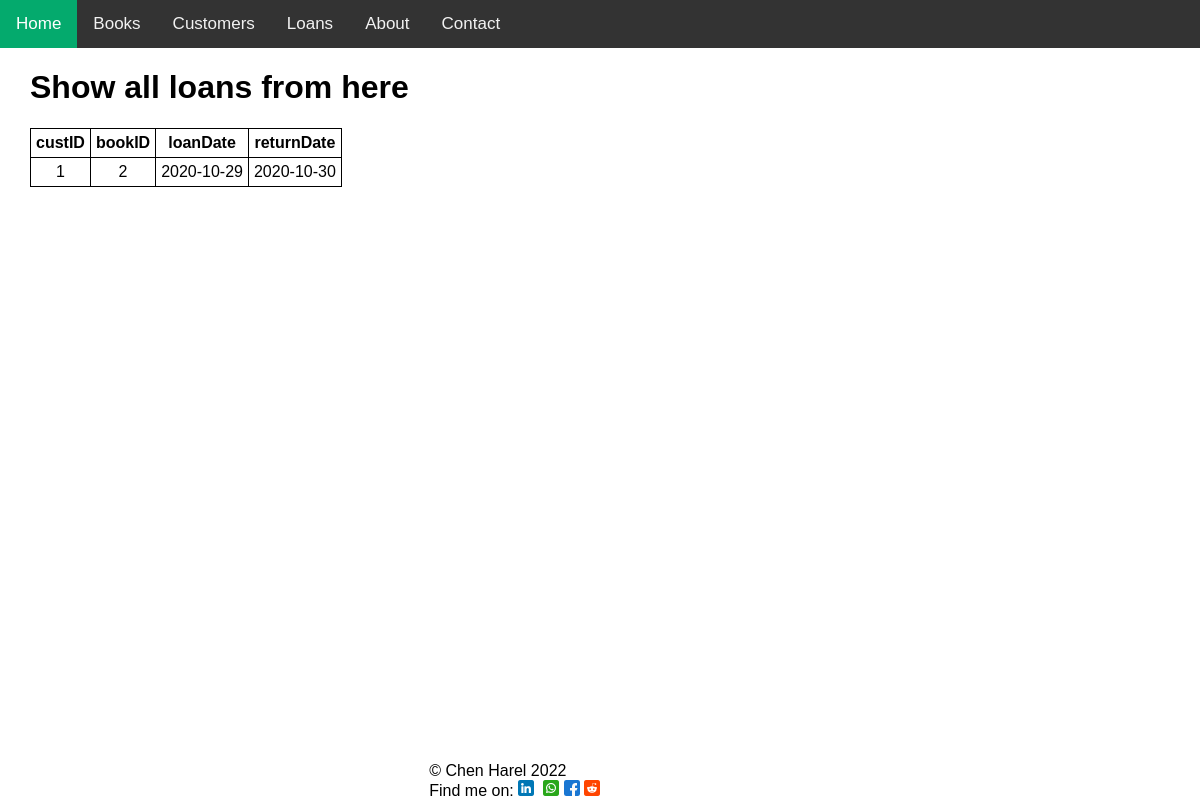
The page /loans/showAllLoans on the database as committed earlier.
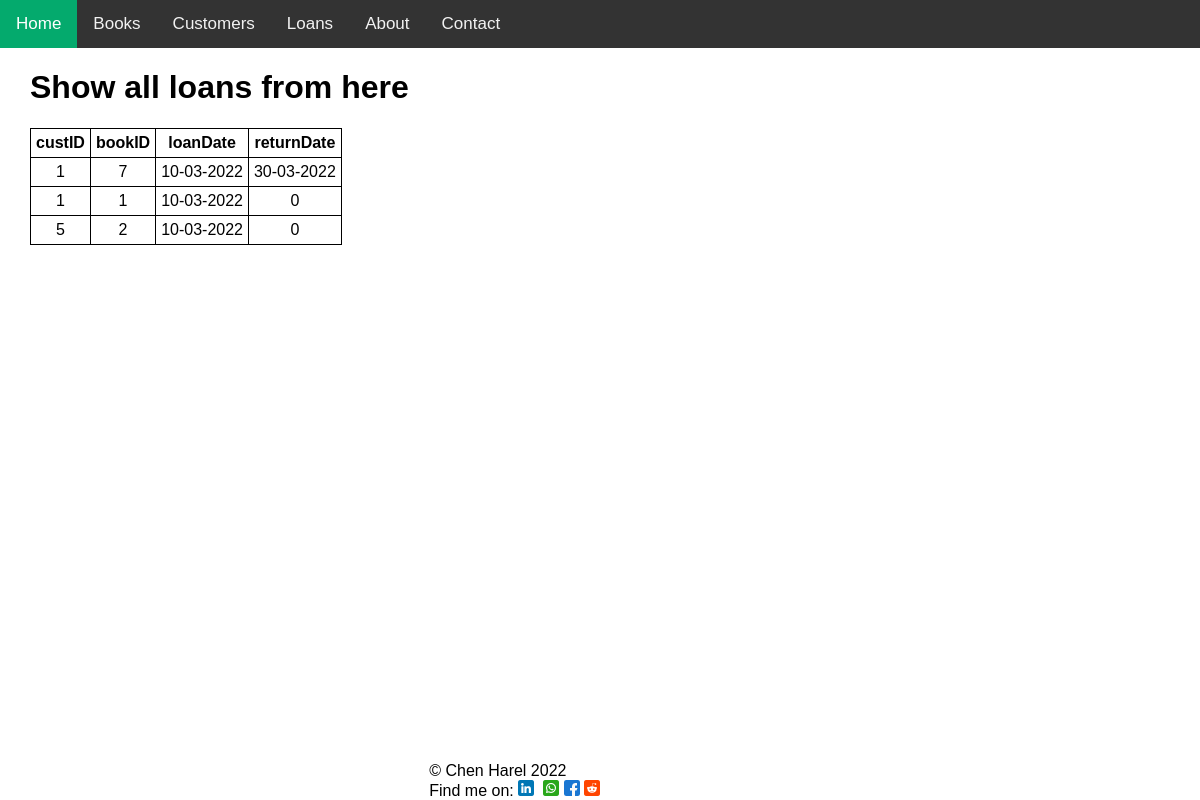
The same page on the database as committed later.
### tables this page shows
CREATE TABLE loans (cusID int, bookID int, loanDate int, returnDate int);

### app.py (the view)
@app.route("/loans/showAllLoans", methods=['GET', 'POST'])
def showAllLoans():
    return myLoans.Loan.showAllLoans(myLoans)

### tools/loans.py (called while the page is built)
    def showAllLoans(self):
        if request.method=="POST":
            pass
        findAllLoans = '''SELECT * FROM loans'''
        cur.execute(findAllLoans)
        allLoans = cur.fetchall()
        return render_template("/loans/showAllLoans.html", allLoans=allLoans)

### templates/loans/showAllLoans.html
{%extends 'layout.html'%}
{%block header%}{{super()}}{%endblock%}
{%block content%}
<h1 class="pushLeft">Show all loans from here</h1>
<div class="pushLeft">
    <table>
        <tr>
            <th>custID</th>
            <th>bookID</th>
            <th>loanDate</th>
            <th>returnDate</th>
        </tr>
        {%for loan in allLoans%}
        <tr>
            <td>{{loan[0]}}</td>
            <td>{{loan[1]}}</td>
            <td>{{loan[2]}}</td>
            <td>{{loan[3]}}</td>
        </tr>
        {%endfor%}
    </table>
</div>
{%endblock%}
{%block footer%}{{super()}}{%endblock%}

Rows that differ between the two databases and show on the page:
removed loans: cusID "1", bookID "2", loanDate "2020-10-29", returnDate "2020-10-30"
added loans: cusID "1", bookID "7", loanDate "10-03-2022", returnDate "30-03-2022"
added loans: cusID "1", bookID "1", loanDate "10-03-2022", returnDate "0"
added loans: cusID "5", bookID "2", loanDate "10-03-2022", returnDate "0"
